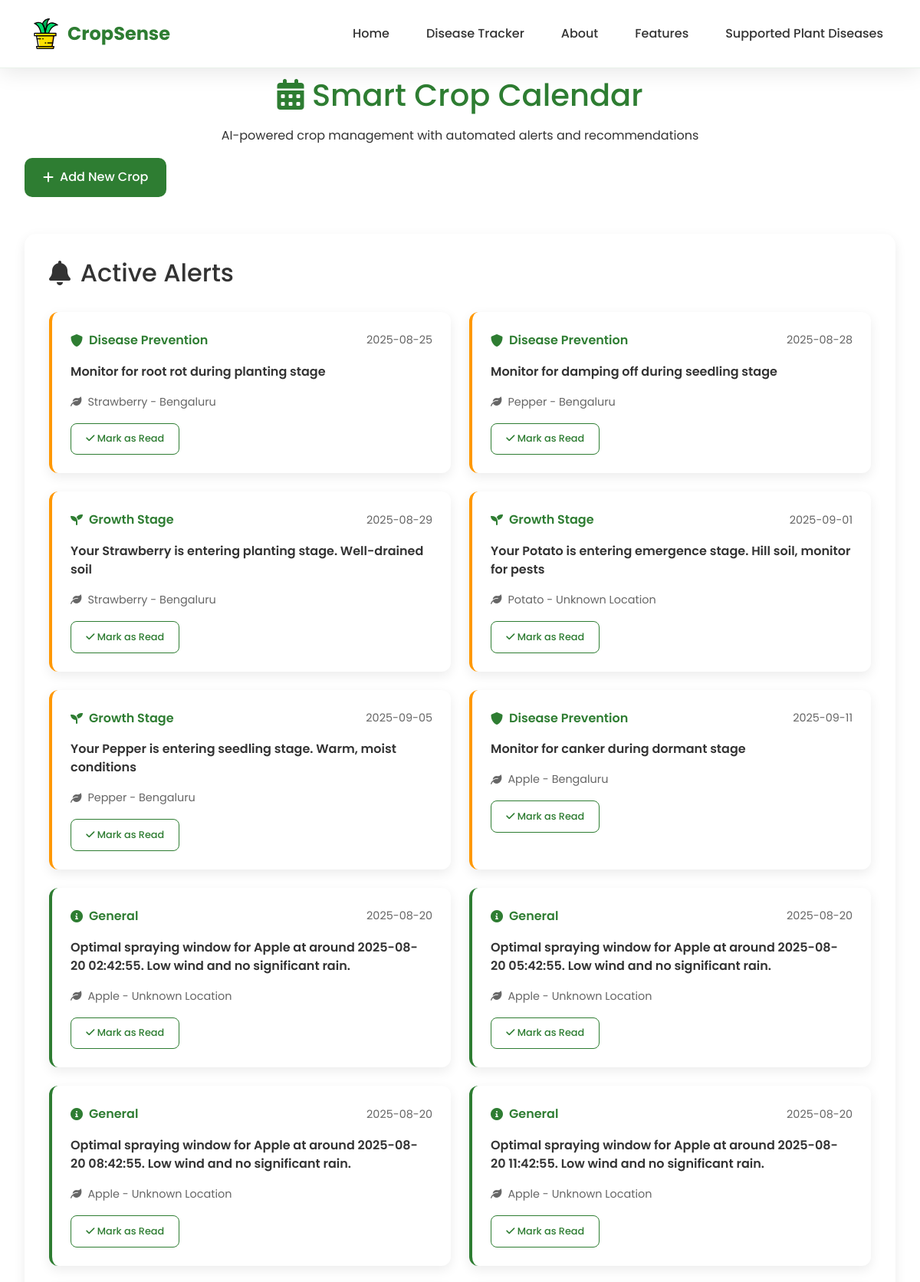
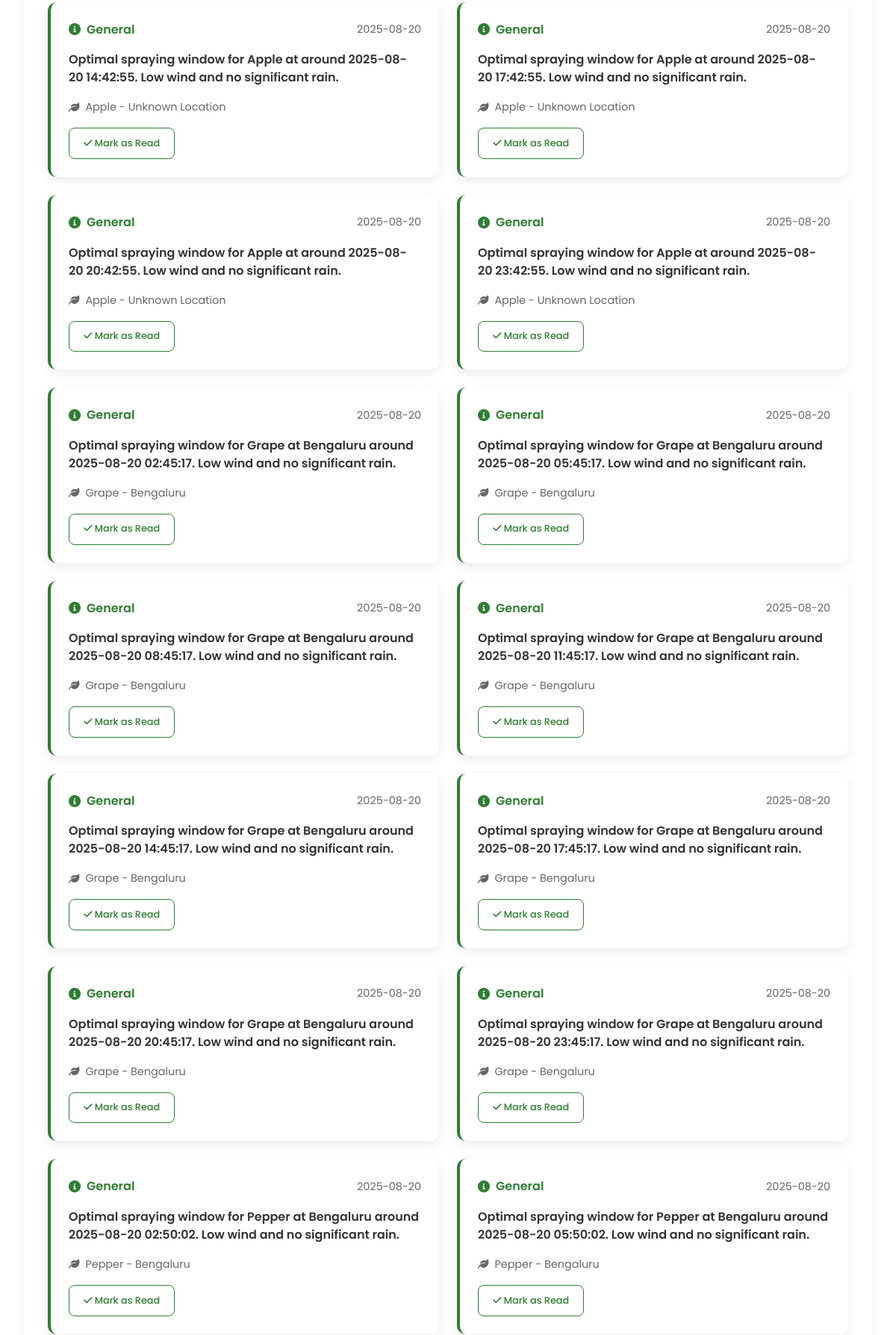
Screenshot of /crop-calendar (upper part) with the database file from the repository (2 pictures, top to bottom).
### tables this page shows
CREATE TABLE calendar_alerts (
                id INTEGER PRIMARY KEY AUTOINCREMENT,
                calendar_id INTEGER,
                alert_type TEXT NOT NULL,
                alert_date TEXT NOT NULL,
                message TEXT NOT NULL,
                is_read BOOLEAN DEFAULT FALSE,
                priority TEXT DEFAULT 'medium',
                FOREIGN KEY (calendar_id) REFERENCES crop_calendar (id)
            );

CREATE TABLE crop_calendar (
                id INTEGER PRIMARY KEY AUTOINCREMENT,
                user_id TEXT,
                crop_type TEXT NOT NULL,
                planting_date TEXT NOT NULL,
                field_location TEXT,
                variety TEXT,
                expected_harvest TEXT,
                current_stage TEXT,
                created_date TEXT NOT NULL
            );

### app.py (the view)
@app.route('/crop-calendar')
def crop_calendar_page():
    try:
        alerts = crop_calendar.get_active_alerts()
        schedule = crop_calendar.get_crop_schedule()
        return render_template('crop_calendar.html', alerts=alerts, schedule=schedule)
    except Exception as e:
        return f"Error loading crop calendar: {str(e)}", 500

### crop_calendar.py (called while the page is built)
    def get_active_alerts(self, user_id="default"):
        conn = None
        try:
            conn = sqlite3.connect(self.db_path, timeout=30.0)
            cursor = conn.cursor()
            today = datetime.now().strftime('%Y-%m-%d')
            cursor.execute('''
                SELECT ca.*, cc.crop_type, cc.field_location
                FROM calendar_alerts ca
                JOIN crop_calendar cc ON ca.calendar_id = cc.id
                WHERE cc.user_id = ? AND ca.alert_date <= ? AND ca.is_read = FALSE
                ORDER BY ca.priority DESC, ca.alert_date ASC
            ''', (user_id, today))
            alerts = cursor.fetchall()
            return alerts
        except Exception as e:
            print(f"Error getting alerts: {e}")
            return []
        finally:
            if conn:
                conn.close()

    def calculate_current_stage(self, crop_type, days_since_planting):
        stages = self.crop_stages.get(crop_type, {})
        cumulative_days = 0
        for stage_name, stage_info in stages.items():
            cumulative_days += stage_info['days']
            if days_since_planting <= cumulative_days:
                return stage_name
        return 'mature'

### templates/crop_calendar.html (shortened to what this page needs)
<!DOCTYPE html>
<html lang="en">
<head>
    <link rel="stylesheet" href="../static/css/bootstrap.min.css">
    <link rel="stylesheet" href="../static/css/style.css">
    <link href="https://cdnjs.cloudflare.com/ajax/libs/font-awesome/6.0.0/css/all.min.css" rel="stylesheet">
</head>
<body>
    <nav class="modern-navbar">
        <div class="nav-container">
            <div class="nav-brand">
                <img src="../static/images/logo.svg" alt="CropSense" class="nav-logo">
                <span class="brand-text">CropSense</span>
            </div>
            <div class="nav-links">
                <a href="/" class="nav-link">Home</a>
                <a href="/disease-tracker" class="nav-link">Disease Tracker</a>
                <a href="/#about" class="nav-link">About</a>
                <a href="/#features" class="nav-link">Features</a>
                <a href="/#supported-diseases" class="nav-link">Supported Plant Diseases</a>
            </div>
        </div>
    </nav>
    <div class="calendar-container">
        <div class="calendar-header">
            <h1><i class="fas fa-calendar-alt"></i> Smart Crop Calendar</h1>
            <p>AI-powered crop management with automated alerts and recommendations</p>
            <button class="btn-primary" onclick="showAddCropModal()">
                <i class="fas fa-plus"></i> Add New Crop
            </button>
        </div>
        {% if alerts %}
        <div class="alerts-section">
            <h2><i class="fas fa-bell"></i> Active Alerts</h2>
            <div class="alerts-grid">
                {% for alert in alerts %}
                <div class="alert-card priority-{{alert[6]}}">
                    <div class="alert-header">
                        <div class="alert-type">
                            {% if alert[2] == 'disease_prevention' %}
                            <i class="fas fa-shield-alt"></i> Disease Prevention
                            {% elif alert[2] == 'stage_transition' %}
                            <i class="fas fa-seedling"></i> Growth Stage
                            {% else %}
                            <i class="fas fa-info-circle"></i> General
                            {% endif %}
                        </div>
                        <div class="alert-date">{{alert[3]}}</div>
                    </div>
                    <div class="alert-message">{{alert[4]}}</div>
                    <div class="alert-crop">
                        <i class="fas fa-leaf"></i> {{alert[7]}} - {{alert[8] or 'Unknown Location'}}
                    </div>
                    <button class="btn-sm btn-outline" onclick="markAlertRead({{alert[0]}})">
                        <i class="fas fa-check"></i> Mark as Read
                    </button>
                </div>
                {% endfor %}
            </div>
        </div>
        {% endif %}
    </div>
</body>
</html>

### templates/crop_calendar.html (style rules this page uses)
.calendar-container { max-width: 1400px; margin: 0 auto; padding: 100px 2rem 2rem; }
.calendar-header { text-align: center; margin-bottom: 3rem; }
.calendar-header h1 { color: #2e7d32; margin-bottom: 1rem; }
.alerts-section, .schedule-section { margin-bottom: 3rem; }
.alerts-section h2, .schedule-section h2 { color: #333; margin-bottom: 2rem; display: flex; align-items: center; gap: 0.8rem; }
.alerts-grid { display: grid; grid-template-columns: repeat(auto-fit, minmax(350px, 1fr)); gap: 1.5rem; }
.alert-card { background: white; padding: 1.5rem; border-radius: 12px; box-shadow: 0 5px 15px rgba(0, 0, 0, 0.08); border-left: 4px solid #2e7d32; }
.alert-card.priority-medium { border-left-color: #ff9800; }
.alert-header { display: flex; justify-content: space-between; align-items: center; margin-bottom: 1rem; }
.alert-type { font-weight: 600; color: #2e7d32; display: flex; align-items: center; gap: 0.5rem; }
.alert-date { color: #666; font-size: 0.9rem; }
.alert-message { color: #333; margin-bottom: 1rem; line-height: 1.5; }
.alert-crop { color: #666; font-size: 0.9rem; margin-bottom: 1rem; display: flex; align-items: center; gap: 0.5rem; }

### rows the page displays
calendar_alerts: shows "Disease Prevention", alert_date "2025-08-25", message "Monitor for root rot during planting stage", crop_type "Strawberry", field_location "Bengaluru"
calendar_alerts: shows "Disease Prevention", alert_date "2025-08-28", message "Monitor for damping off during seedling stage", crop_type "Pepper", field_location "Bengaluru"
calendar_alerts: alert_type "stage_transition" (drawn), alert_date "2025-08-29", message "Your Strawberry is entering planting stage. Well-drained soil", crop_type "Strawberry", field_location "Bengaluru"
calendar_alerts: alert_type "stage_transition" (drawn), alert_date "2025-09-01", message "Your Potato is entering emergence stage. Hill soil, monitor for pests", crop_type "Potato", field_location "Unknown Location"
calendar_alerts: alert_type "stage_transition" (drawn), alert_date "2025-09-05", message "Your Pepper is entering seedling stage. Warm, moist conditions", crop_type "Pepper", field_location "Bengaluru"
calendar_alerts: shows "Disease Prevention", alert_date "2025-09-11", message "Monitor for canker during dormant stage", crop_type "Apple", field_location "Bengaluru"
calendar_alerts: alert_type "spraying_window" (drawn), alert_date "2025-08-20", message "Optimal spraying window for Apple at around 2025-08-20 02:42:55. Low wind and no significant rain.", crop_type "Apple", field_location "Unknown Location"
calendar_alerts: alert_type "spraying_window" (drawn), alert_date "2025-08-20", message "Optimal spraying window for Apple at around 2025-08-20 05:42:55. Low wind and no significant rain.", crop_type "Apple", field_location "Unknown Location"
calendar_alerts: alert_type "spraying_window" (drawn), alert_date "2025-08-20", message "Optimal spraying window for Apple at around 2025-08-20 08:42:55. Low wind and no significant rain.", crop_type "Apple", field_location "Unknown Location"
calendar_alerts: alert_type "spraying_window" (drawn), alert_date "2025-08-20", message "Optimal spraying window for Apple at around 2025-08-20 11:42:55. Low wind and no significant rain.", crop_type "Apple", field_location "Unknown Location"
calendar_alerts: alert_type "spraying_window" (drawn), alert_date "2025-08-20", message "Optimal spraying window for Apple at around 2025-08-20 14:42:55. Low wind and no significant rain.", crop_type "Apple", field_location "Unknown Location"
calendar_alerts: alert_type "spraying_window" (drawn), alert_date "2025-08-20", message "Optimal spraying window for Apple at around 2025-08-20 17:42:55. Low wind and no significant rain.", crop_type "Apple", field_location "Unknown Location"
calendar_alerts: alert_type "spraying_window" (drawn), alert_date "2025-08-20", message "Optimal spraying window for Apple at around 2025-08-20 20:42:55. Low wind and no significant rain.", crop_type "Apple", field_location "Unknown Location"
calendar_alerts: alert_type "spraying_window" (drawn), alert_date "2025-08-20", message "Optimal spraying window for Apple at around 2025-08-20 23:42:55. Low wind and no significant rain.", crop_type "Apple", field_location "Unknown Location"
calendar_alerts: alert_type "spraying_window" (drawn), alert_date "2025-08-20", message "Optimal spraying window for Grape at Bengaluru around 2025-08-20 02:45:17. Low wind and no significant rain.", crop_type "Grape", field_location "Bengaluru"
calendar_alerts: alert_type "spraying_window" (drawn), alert_date "2025-08-20", message "Optimal spraying window for Grape at Bengaluru around 2025-08-20 05:45:17. Low wind and no significant rain.", crop_type "Grape", field_location "Bengaluru"
calendar_alerts: alert_type "spraying_window" (drawn), alert_date "2025-08-20", message "Optimal spraying window for Grape at Bengaluru around 2025-08-20 08:45:17. Low wind and no significant rain.", crop_type "Grape", field_location "Bengaluru"
calendar_alerts: alert_type "spraying_window" (drawn), alert_date "2025-08-20", message "Optimal spraying window for Grape at Bengaluru around 2025-08-20 11:45:17. Low wind and no significant rain.", crop_type "Grape", field_location "Bengaluru"
calendar_alerts: alert_type "spraying_window" (drawn), alert_date "2025-08-20", message "Optimal spraying window for Grape at Bengaluru around 2025-08-20 14:45:17. Low wind and no significant rain.", crop_type "Grape", field_location "Bengaluru"
calendar_alerts: alert_type "spraying_window" (drawn), alert_date "2025-08-20", message "Optimal spraying window for Grape at Bengaluru around 2025-08-20 17:45:17. Low wind and no significant rain.", crop_type "Grape", field_location "Bengaluru"
calendar_alerts: alert_type "spraying_window" (drawn), alert_date "2025-08-20", message "Optimal spraying window for Grape at Bengaluru around 2025-08-20 20:45:17. Low wind and no significant rain.", crop_type "Grape", field_location "Bengaluru"
calendar_alerts: alert_type "spraying_window" (drawn), alert_date "2025-08-20", message "Optimal spraying window for Grape at Bengaluru around 2025-08-20 23:45:17. Low wind and no significant rain.", crop_type "Grape", field_location "Bengaluru"
calendar_alerts: alert_type "spraying_window" (drawn), alert_date "2025-08-20", message "Optimal spraying window for Pepper at Bengaluru around 2025-08-20 02:50:02. Low wind and no significant rain.", crop_type "Pepper", field_location "Bengaluru"
calendar_alerts: alert_type "spraying_window" (drawn), alert_date "2025-08-20", message "Optimal spraying window for Pepper at Bengaluru around 2025-08-20 05:50:02. Low wind and no significant rain.", crop_type "Pepper", field_location "Bengaluru"
